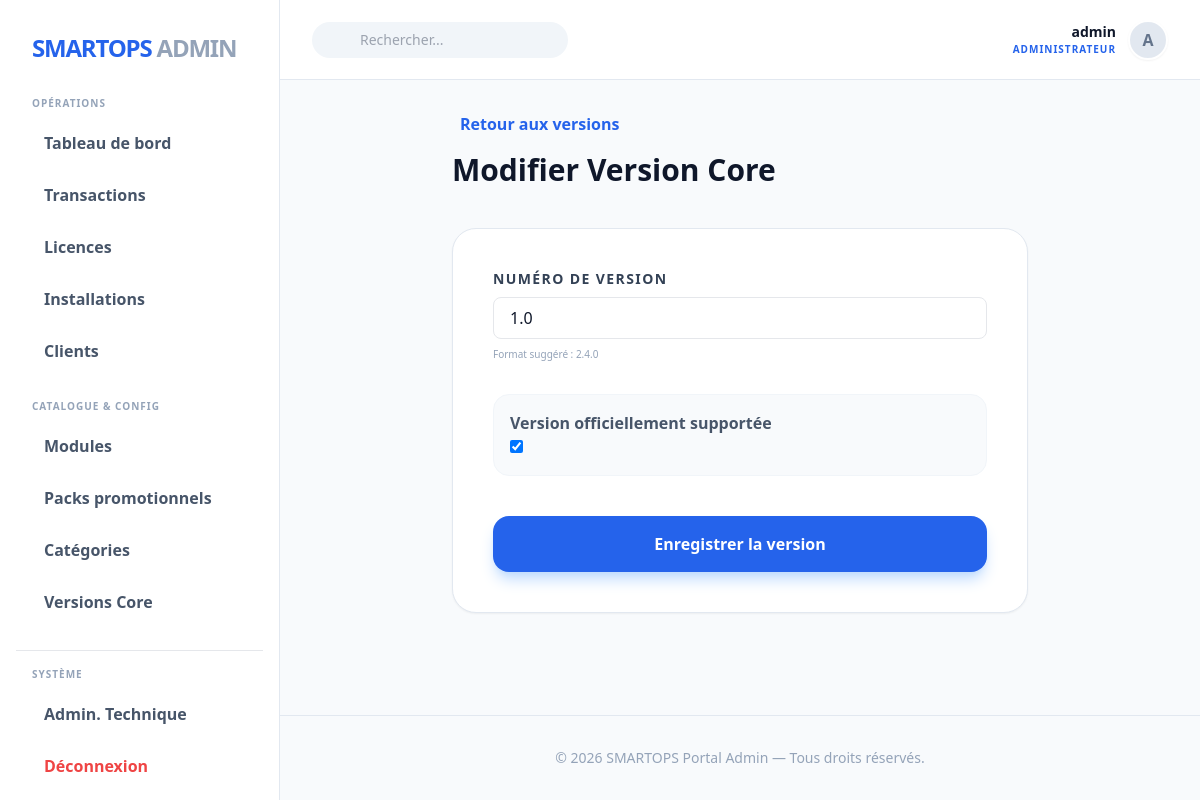
Screenshot of /fr/backoffice/core-versions/1/edit/ (signed in) with the database file from the repository.
### users/models.py (models this page shows, shortened)
class User(AbstractUser):
    LANGUAGES = [
        ('fr', 'Français'),
        ('en', 'English'),
    ]
    language_preference = models.CharField(
        max_length=5,
        choices=LANGUAGES,
        default='fr',
        verbose_name="Langue préférée"
    )
    is_client = models.BooleanField(
        default=True,
        verbose_name="Est un client"
    )

### catalog/models.py (models this page shows, shortened)
class CoreVersion(models.Model):
    version = models.CharField(max_length=20, unique=True, verbose_name="Version du Cœur")
    release_date = models.DateField(auto_now_add=True)
    is_active = models.BooleanField(default=True, verbose_name="Version supportée")
    class Meta:
        verbose_name = "Version Core"
        verbose_name_plural = "Versions Core"
        ordering = ['-version']

### backoffice/views.py (the view)
# urls.py: path('core-versions/<int:pk>/edit/', views.core_version_edit, name='core_version_edit'),
@user_passes_test(is_admin)
def core_version_edit(request, pk):
    v = get_object_or_404(CoreVersion, pk=pk)
    if request.method == 'POST':
        form = CoreVersionForm(request.POST, instance=v)
        if form.is_valid():
            form.save()
            messages.success(request, "Version Core mise à jour.")
            return redirect('backoffice:core_version_list')
    else:
        form = CoreVersionForm(instance=v)
    return render(request, 'backoffice/core_version_form.html', {'form': form, 'v': v, 'title': "Modifier Version Core", 'admin_name': request.user.username})

### backoffice/forms.py
class CoreVersionForm(forms.ModelForm):
    class Meta:
        model = CoreVersion
        fields = ['version', 'is_active']
        widgets = {
            'version': forms.TextInput(attrs={'class': 'w-full px-4 py-2 border rounded-lg text-slate-900', 'placeholder': 'ex: 2.4.0'}),
            'is_active': forms.CheckboxInput(attrs={'class': 'rounded text-blue-600'}),
        }

### backoffice/views.py (called while the page is built)
def is_admin(user):
    return user.is_superuser

### templates/backoffice/core_version_form.html (shortened to what this page needs)
{% extends "backoffice/base_backoffice.html" %}
{% block content %}
<div class="max-w-xl mx-auto">
    <div class="mb-10">
        <a href="{% url 'backoffice:core_version_list' %}" class="text-blue-600 font-bold flex items-center gap-2 mb-4 hover:underline no-underline">
             Retour aux versions
        </a>
        <h2 class="text-3xl font-black text-slate-900">{{ title }}</h2>
    </div>
    <form method="post" class="bg-white p-10 rounded-3xl border border-slate-200 shadow-sm">
        <div class="mb-8">
            <label class="block text-sm font-bold text-slate-700 mb-2 uppercase tracking-widest">Numéro de version</label>
            {{ form.version }}
            <p class="text-[10px] text-slate-400 mt-2">Format suggéré : 2.4.0</p>
        </div>
        <div class="form-check form-switch bg-slate-50 p-4 rounded-2xl d-flex align-items-center justify-content-between mb-10 border border-slate-100">
            <label class="form-check-label font-bold text-slate-600 mb-0">Version officiellement supportée</label>
            {{ form.is_active }}
        </div>
        <button type="submit" class="w-full bg-blue-600 text-white py-4 rounded-2xl font-black shadow-lg shadow-blue-200 hover:bg-blue-700 transition">
            Enregistrer la version
        </button>
    </form>
</div>
{% endblock %}

### templates/backoffice/base_backoffice.html (shortened to what this page needs)
{% load static i18n %}
<!DOCTYPE html>
<html lang="fr">
<head>
    <script src="https://cdn.tailwindcss.com"></script>
    <link rel="stylesheet" href="https://maxst.icons8.com/vue-static/landings/line-awesome/line-awesome/1.3.0/css/line-awesome.min.css">
</head>
<body class="bg-slate-50 text-slate-900 font-sans">
    <div class="flex">
        <aside class="dashboard-sidebar h-screen sticky top-0 bg-white border-r border-slate-200 overflow-y-auto">
            <div class="p-8">
                <a href="{% url 'backoffice:index' %}" class="flex items-center gap-3">
                    <span class="text-2xl font-black text-blue-600 tracking-tighter">SMARTOPS <span class="text-slate-400">ADMIN</span></span>
                </a>
            </div>
            <nav class="px-4 pb-4">
                <div class="px-4 mb-2 text-[10px] uppercase tracking-widest text-slate-400 font-black">Opérations</div>
                <ul class="space-y-1 mb-6">
                    <li>
                        <a href="{% url 'backoffice:index' %}" class="flex items-center gap-3 px-4 py-3 text-slate-600 rounded-xl hover:bg-blue-50 hover:text-blue-600 transition group ">
                            <span class="font-bold">Tableau de bord</span>
                        </a>
                    </li>
                    <li>
                        <a href="{% url 'backoffice:order_list' %}" class="flex items-center gap-3 px-4 py-3 text-slate-600 rounded-xl hover:bg-blue-50 hover:text-blue-600 transition ">
                            <span class="font-bold">Transactions</span>
                        </a>
                    </li>
                    <li>
                        <a href="{% url 'backoffice:license_list' %}" class="flex items-center gap-3 px-4 py-3 text-slate-600 rounded-xl hover:bg-blue-50 hover:text-blue-600 transition ">
                            <span class="font-bold">Licences</span>
                        </a>
                    </li>
                    <li>
                        <a href="{% url 'backoffice:installation_list' %}" class="flex items-center gap-3 px-4 py-3 text-slate-600 rounded-xl hover:bg-blue-50 hover:text-blue-600 transition ">
                            <span class="font-bold">Installations</span>
                        </a>
                    </li>
                    <li>
                        <a href="{% url 'backoffice:user_list' %}" class="flex items-center gap-3 px-4 py-3 text-slate-600 rounded-xl hover:bg-blue-50 hover:text-blue-600 transition ">
                            <span class="font-bold">Clients</span>
                        </a>
                    </li>
                </ul>
                <div class="px-4 mb-2 text-[10px] uppercase tracking-widest text-slate-400 font-black">Catalogue & Config</div>
                <ul class="space-y-1 mb-6">
                    <li>
                        <a href="{% url 'backoffice:module_list' %}" class="flex items-center gap-3 px-4 py-3 text-slate-600 rounded-xl hover:bg-blue-50 hover:text-blue-600 transition ">
                            <span class="font-bold">Modules</span>
                        </a>
                    </li>
                    <li>
                        <a href="{% url 'backoffice:bundle_list' %}" class="flex items-center gap-3 px-4 py-3 text-slate-600 rounded-xl hover:bg-blue-50 hover:text-blue-600 transition ">
                            <span class="font-bold">Packs promotionnels</span>
                        </a>
                    </li>
                    <li>
                        <a href="{% url 'backoffice:category_list' %}" class="flex items-center gap-3 px-4 py-3 text-slate-600 rounded-xl hover:bg-blue-50 hover:text-blue-600 transition ">
                            <span class="font-bold">Catégories</span>
                        </a>
                    </li>
                    <li>
                        <a href="{% url 'backoffice:core_version_list' %}" class="flex items-center gap-3 px-4 py-3 text-slate-600 rounded-xl hover:bg-blue-50 hover:text-blue-600 transition ">
                            <span class="font-bold">Versions Core</span>
                        </a>
                    </li>
                </ul>
                <div class="px-4 mb-2 text-[10px] uppercase tracking-widest text-slate-400 font-black border-t pt-4">Système</div>
                <ul class="space-y-1">
                    <li>
                        <a href="/django-admin/" target="_blank" class="flex items-center gap-3 px-4 py-3 text-slate-600 rounded-xl hover:bg-blue-50 hover:text-blue-600 transition">
                            <span class="font-bold">Admin. Technique</span>
                        </a>
                    </li>
                    <li>
                        <a href="{% url 'account_logout' %}" class="flex items-center gap-3 px-4 py-3 text-red-500 rounded-xl hover:bg-red-50 transition">
                            <span class="font-bold">Déconnexion</span>
                        </a>
                    </li>
                </ul>
            </nav>
        </aside>
        <main class="dashboard-body flex flex-col">
            <header class="h-20 bg-white border-b border-slate-200 px-8 flex items-center justify-between">
                <div class="flex items-center gap-4">
                    <div class="relative hidden md:block">
                        <input type="text" placeholder="Rechercher..." class="pl-12 pr-4 py-2 bg-slate-100 border-none rounded-full text-sm focus:ring-2 focus:ring-blue-500 w-64 transition">
                    </div>
                </div>
                <div class="flex items-center gap-6">
                    <div class="flex items-center gap-3">
                        <div class="text-right">
                            <p class="text-sm font-bold text-slate-900">{{ admin_name }}</p>
                            <p class="text-[10px] font-bold text-blue-600 uppercase tracking-widest">Administrateur</p>
                        </div>
                        <div class="h-10 w-10 rounded-full bg-slate-200 flex items-center justify-center text-slate-500 font-bold border-2 border-white shadow-sm">
                            {{ admin_name|slice:":1"|upper }}
                        </div>
                    </div>
                </div>
            </header>
            <div class="p-8">
                {% block content %}{% endblock %}
            </div>
            <footer class="mt-auto p-8 border-t border-slate-200 text-sm text-slate-400 text-center">
                &copy; 2026 SMARTOPS Portal Admin — Tous droits réservés.
            </footer>
        </main>
    </div>
</body>
</html>

### templates/backoffice/base_backoffice.html (style rules this page uses)
.dashboard-sidebar { width: 280px; transition: all 0.3s; }
.dashboard-body { flex: 1; min-height: 100vh; background: #f8fafc; }

### templates/backoffice/core_version_form.html (style rules this page uses)
label { display: block; }
input[type="text"] { color: #0f172a !important; }

### rows the page displays
User: username "admin", username "A"
CoreVersion: version "1.0", is_active "☑"

### other values shown
{{ title }} "Modifier Version Core"
